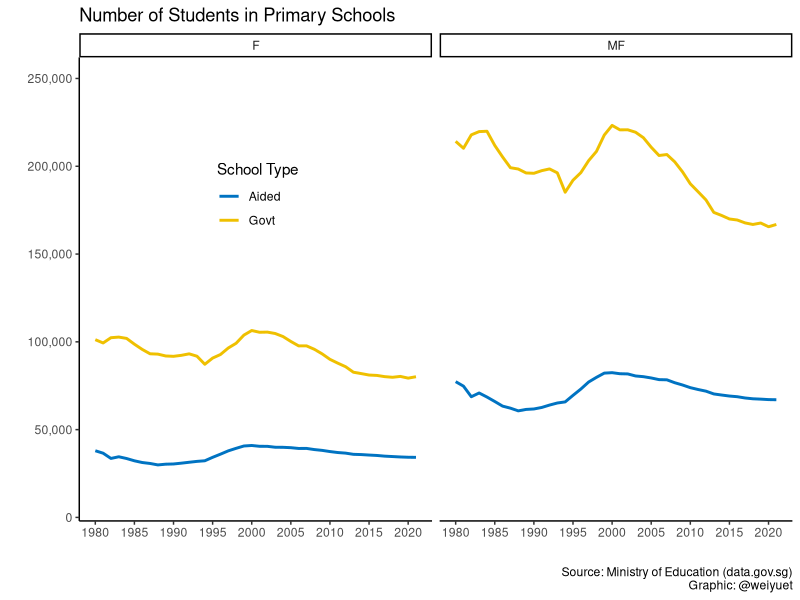
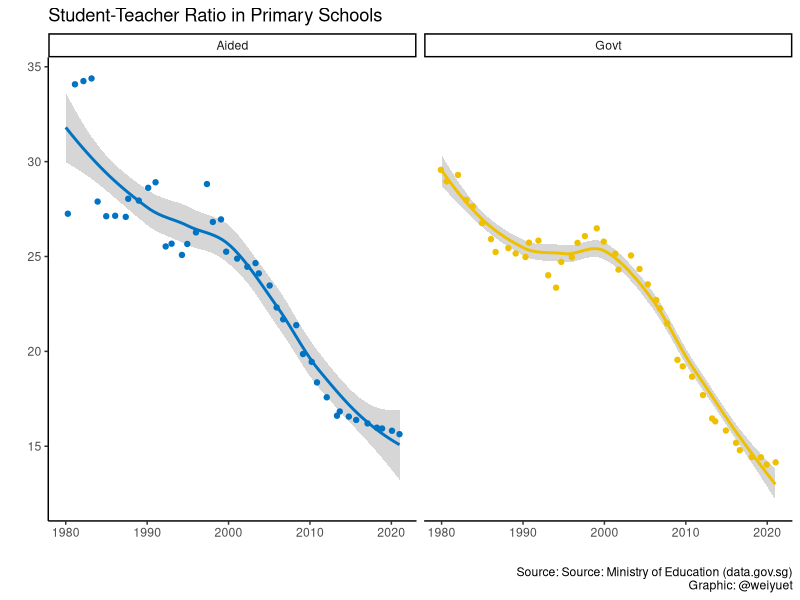
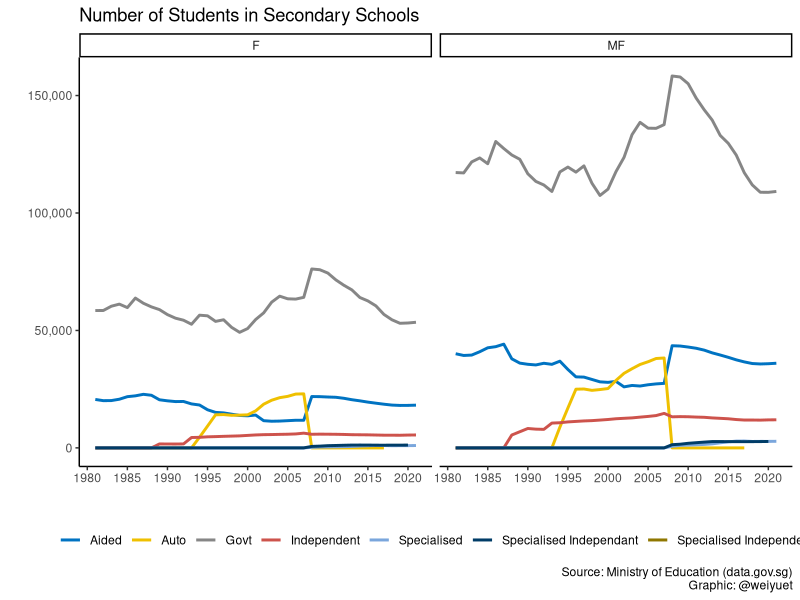
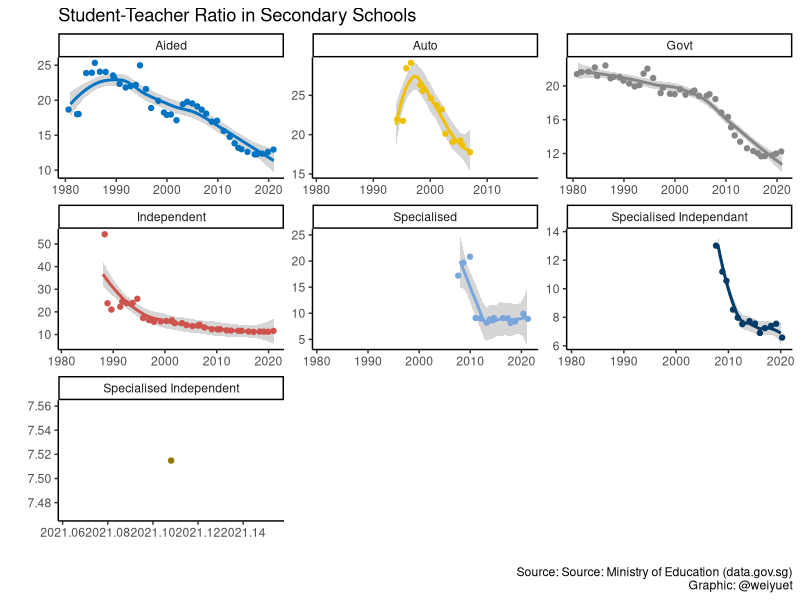
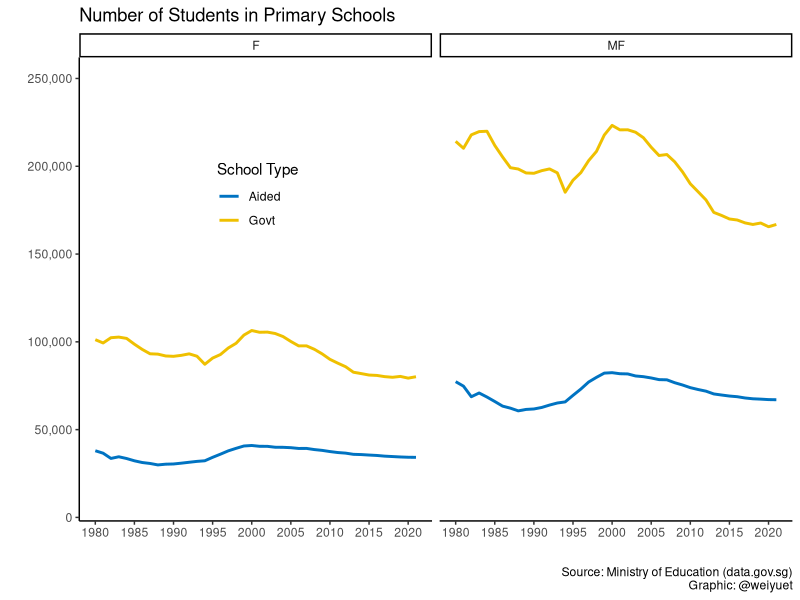
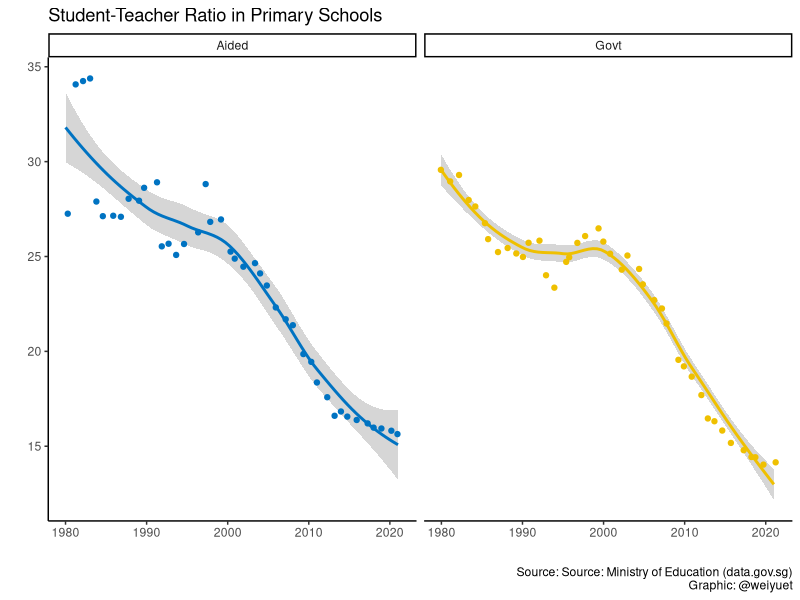
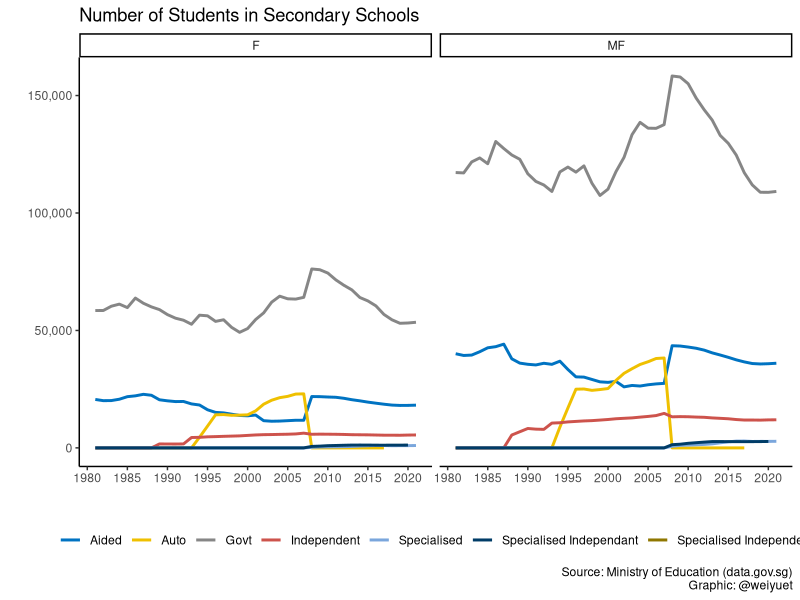
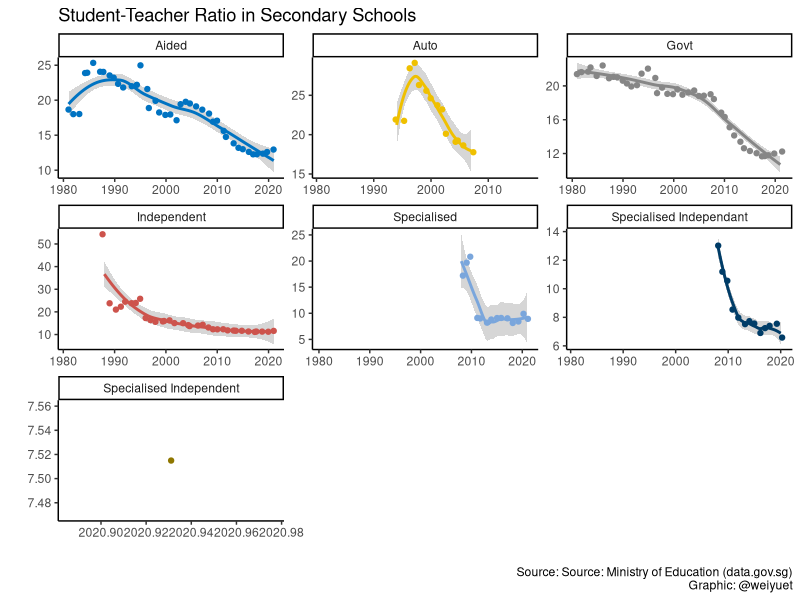

Recreate these plots in R, in order.
# Load libraries
library(tidyverse)
library(scales)
library(ggsci)

# Load data
students_and_teachers_primary_schools <- read_csv("data/students-and-teachers-in-schools/students-and-teachers-primary-schools.csv")

# Plot number of primary school students in government and aided schools
students_and_teachers_primary_schools %>% 
  ggplot(aes(x = year, y = students_pri,
             colour = school_type)) +
  geom_line(size = 1) +
  facet_wrap(~sex) +
  theme_classic() +
  theme(legend.position = c(0.25, 0.7)) +
  scale_colour_jco() +
  scale_x_continuous(breaks = seq(1980, 2020, 5)) +
  scale_y_continuous(labels = label_number(big.mark = ","), 
                     limits = c(10000, 250000)) +
  labs(x = "", y = "",
       title = "Number of Students in Primary Schools",
       colour = "School Type",
       caption = "Source: Ministry of Education (data.gov.sg)\nGraphic: @weiyuet")

# Save png
ggsave("figures/primary-school-students.png", width = 8, height = 6)

# Wrangle data
# Calculate student-teacher ratio
students_and_teachers_primary_schools <- students_and_teachers_primary_schools %>% 
  mutate(student_teacher_ratio = students_pri/teachers_pri)

students_and_teachers_primary_schools %>% 
  filter(sex == "MF") %>%
  ggplot(aes( x = year, y = student_teacher_ratio, colour = school_type)) +
  geom_smooth() +
  geom_jitter() +
  facet_wrap(~school_type) +
  theme_classic() +
  theme(legend.position = "none") +
  scale_colour_jco() +
  labs(x = "", y = "",
       title = "Student-Teacher Ratio in Primary Schools",
       caption = "Source: Source: Ministry of Education (data.gov.sg)\nGraphic: @weiyuet")

# Save png
ggsave("figures/student-teacher-ratio-primary-schools.png", width = 8, height = 6)

# Load data
students_and_teachers_secondary_schools <- read_csv("data/students-and-teachers-in-schools/students-and-teachers-secondary-schools.csv")

# Plot number of secondary school students
students_and_teachers_secondary_schools %>% 
  ggplot(aes(x = year, y = student_sec,
             colour = school_type)) +
  geom_line(size = 1) +
  facet_wrap(~sex) +
  theme_classic() +
  theme(legend.position = "bottom",
        legend.title = element_blank()) +
  guides(colour = guide_legend(nrow = 1)) +
  scale_colour_jco() +
  scale_x_continuous(breaks = seq(1980, 2020, 5)) +
  scale_y_continuous(labels = label_number(big.mark = ",")) +
  labs(x = "", y = "",
       title = "Number of Students in Secondary Schools",
       colour = "School Type",
       caption = "Source: Ministry of Education (data.gov.sg)\nGraphic: @weiyuet")

# Save png
ggsave("figures/secondary-school-students.png", width = 8, height = 6)

# Wrangle data
# Calculate student-teacher ratio
students_and_teachers_secondary_schools <- students_and_teachers_secondary_schools %>% 
  mutate(student_teacher_ratio = student_sec/teacher_sec)

students_and_teachers_secondary_schools %>% 
  filter(sex == "MF") %>%
  ggplot(aes( x = year, y = student_teacher_ratio, colour = school_type)) +
  geom_smooth() +
  geom_jitter() +
  facet_wrap(~school_type, scales = "free") +
  theme_classic() +
  theme(legend.position = "none") +
  scale_colour_jco() +
  labs(x = "", y = "",
       title = "Student-Teacher Ratio in Secondary Schools",
       caption = "Source: Source: Ministry of Education (data.gov.sg)\nGraphic: @weiyuet")

# Save png
ggsave("figures/student-teacher-ratio-secondary-schools.png", width = 8, height = 6)
